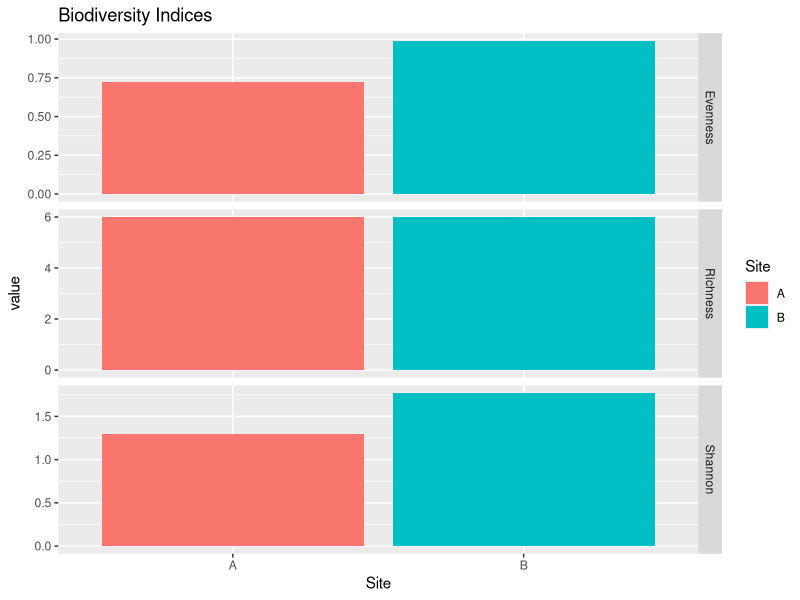

This chart was generated by the following R code:
##### Indices of Biodiversity from Wildlife Abundance Data ##### 

# if this is your first time using these packages, you must install them first, otherwise skip this or comment this out
install.packages('ggplot2')
install.packages('tidyr')
install.packages('dplyr')

# load the packages we'll need to work with
library(ggplot2)
library(tidyr)
library(dplyr)

# Set working directory to the folder that holds my data files
setwd("C:/Users/saweiss.LC/OneDrive - Lewis and Clark Community College/UI Field Course/UI-Field-Course-at-NGRREC/")

#### Read in Dataset ####
wildlife <- read.csv("wildlife_example.csv")

# inspect the data 
head(wildlife)

#### Calculating Indices of Biodiversity: Richness, Diversity, and Evenness ####

###### Species Richness ######

# calculating the number of species observed at each site

richness <- wildlife %>% 
  group_by(Site) %>% # designate the grouping variable(s)
  summarize(Richness = n()) # provide the formula, in this case, counting the rows (this is what 'n()' does)

richness # return the resulting transformed data, which summarizes species richness at each site

###### Species Diversity - Shannon-Wiener ######

diversity <- wildlife %>%
  group_by(Site) %>% # designate the grouping variable(s)
  summarize(N = sum(Abundance), # provide formula for calculating N (overall sum of individuals)
            Shannon = -sum((Abundance/sum(Abundance))*log(Abundance/sum(Abundance)))) #provide the formula for the Shannon index, being mindful of where you place your parentheses.

diversity # return the summarized data

###### Species Evenness ######

# join the diversity and richness data frames
bio_indices <- left_join(diversity, richness) # if not specified, will join based on a commonly named variable, here, that variable is 'Site'
bio_indices # return the resulting joined dataset

# calculate evenness
bio_indices$Evenness <- bio_indices$Shannon/log(bio_indices$Richness) # assigning the resulting evenness calculations to a new variable called 'Evenness'
bio_indices # return the updated data frame

#### Plotting the results ####

# first, we need to transform the data such that each observed index value is its own row, and we move the index names to one column. This is known as a 'long' format data frame
bio_indices_long <- pivot_longer(bio_indices, cols = Shannon:Evenness, names_to = "Index")

# Create a bar plot of the three indices, comparing sites
bioplot <- ggplot(data=bio_indices_long, aes(x=Site, y=value, fill=Site)) + # indicates the dataframe to use, the x axis variable (Site), y axis variable (value), and grouping variable (Site) for colors
  geom_bar(stat="identity") + # specifies type of plot
  facet_grid(rows=vars(Index), scales = "free_y") + # separates each index to its own plot in its own row
  ggtitle("Biodiversity Indices") # title

bioplot 
